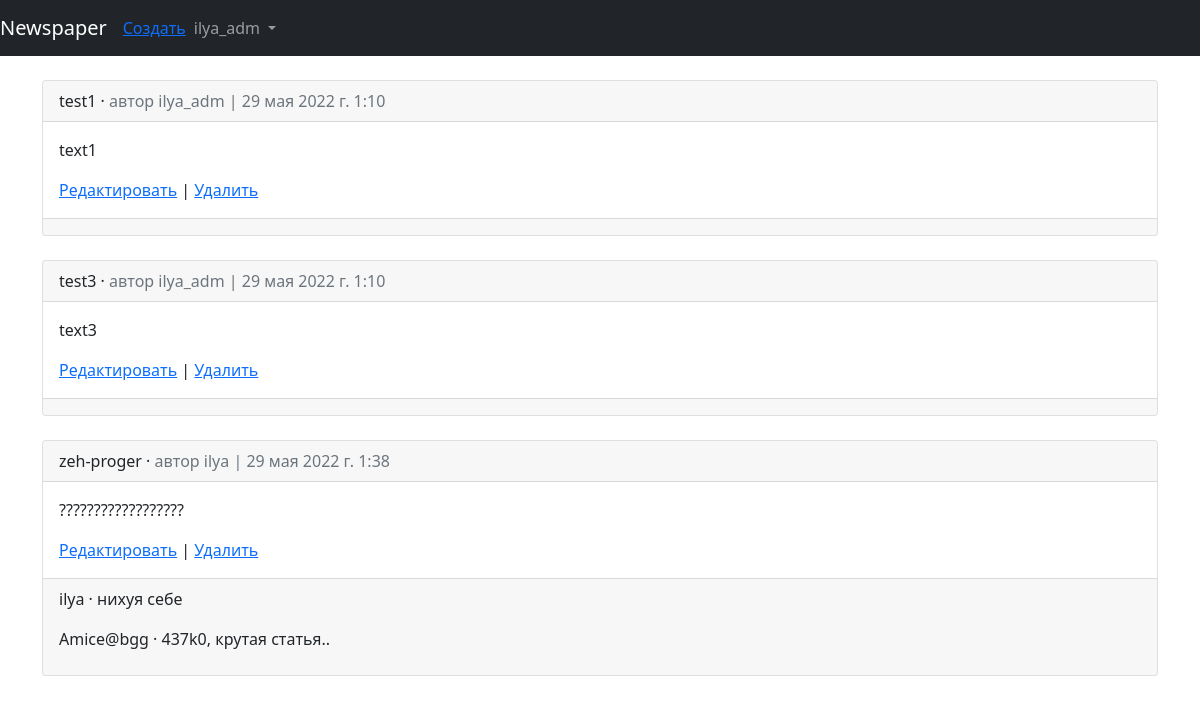
The page /articles/ (signed in) on the database its author committed.
### users/models.py (models this page shows)
class CustomUser(AbstractUser):
    age = models.PositiveIntegerField(default=0)

### articles/models.py (models this page shows, shortened)
class Article(models.Model):
    title = models.CharField(max_length=256)
    body = models.TextField()
    date = models.DateTimeField(auto_now_add=True)
    author = models.ForeignKey(settings.AUTH_USER_MODEL, on_delete=models.CASCADE,)

class Comment(models.Model):
    article = models.ForeignKey(Article, on_delete=models.CASCADE,related_name='comments')
    comment = models.CharField(max_length=140)
    author = models.ForeignKey(settings.AUTH_USER_MODEL, on_delete=models.CASCADE,)
    def __str__(self):
        return self.comment

### articles/views.py (the view)
# urls.py: path('', views.ArticleListView.as_view(), name='article_list'),
class ArticleListView(LoginRequiredMixin, ListView):
    model = models.Article
    template_name = 'article_list.html'
    login_url = 'login'

### templates/article_list.html (shortened to what this page needs)
{% extends 'base.html' %}
{% block content %}
{% for article in object_list %}
<div class="card">
  <div class="card-header">
    <span class="font-weight-bold">{{ article.title }}</span> &middot;
    <span class="text-muted">автор {{ article.author }} | {{ article.date }}</span>
  </div>
  <div class="card-body">
    <p>{{ article.body }}</p>
    <a href="{% url 'article_edit' article.pk %}">Редактировать</a> | <a href="{% url 'article_delete' article.pk %}">Удалить</a>
    </div>
  <div class="card-footer">
    {% for comment in article.comments.all %}
      <p>
      <span class="font-weight-bold">{{ comment.author }} &middot;</span>
        {{ comment }}
      </p>
    {% endfor %}
  </div>
</div>
<br />
{% endfor %}
{% endblock content %}

### templates/base.html (shortened to what this page needs)
<!doctype html>
<html lang="en">
<head>
  <link href="https://cdn.jsdelivr.net/npm/bootstrap@5.1.3/dist/css/bootstrap.min.css" rel="stylesheet">
</head>
<body>
  <nav class="navbar navbar-expand-md navbar-dark bg-dark mb-4">
  <a class="navbar-brand" href="{% url 'home' %}">Newspaper</a>
    {% if user.is_authenticated %}
      <ul class="navbar-nav mr-auto">
      <li class="nav-item"><a href="{% url 'article_new' %}">Создать</a></li>
      </ul>
    {% endif %}
  <div class="collapse navbar-collapse" id="navbarCollapse">
  {% if user.is_authenticated %}
  <ul class="navbar-nav ml-auto">
  <li class="nav-item">
  <a class="nav-link dropdown-toggle" href="#" id="userMenu" data-toggle="dropdown" aria-haspopup="true" aria-expanded="false">
  {{ user.username }}
  </a>
  </li>
  </ul>
  {% else %}
  <form class="form-inline ml-auto">
  <a href="{% url 'login' %}" class="btn btn-outline-secondary">Зайти</a>
  <a href="{% url 'signup' %}" class="btn btn-primary ml-2">Регистрация</a>
  </form>
  {% endif %}
  </div>
  </nav>
  <div class="container">
    {% block content %}
    {% endblock %}
  </div>
</body>
</html>

### rows shown on the page
CustomUser: username "ilya_adm"
Article: title "test1", author "ilya_adm", date "29 мая 2022 г. 1:10", body "text1"
Article: title "test3", author "ilya_adm", date "29 мая 2022 г. 1:10", body "text3"
Article: title "zeh-proger", author "ilya", date "29 мая 2022 г. 1:38", body "??????????????????"
Comment: author "ilya", comment "нихуя себе"
Comment: author "Amice@bgg", comment "437k0, крутая статья.."
